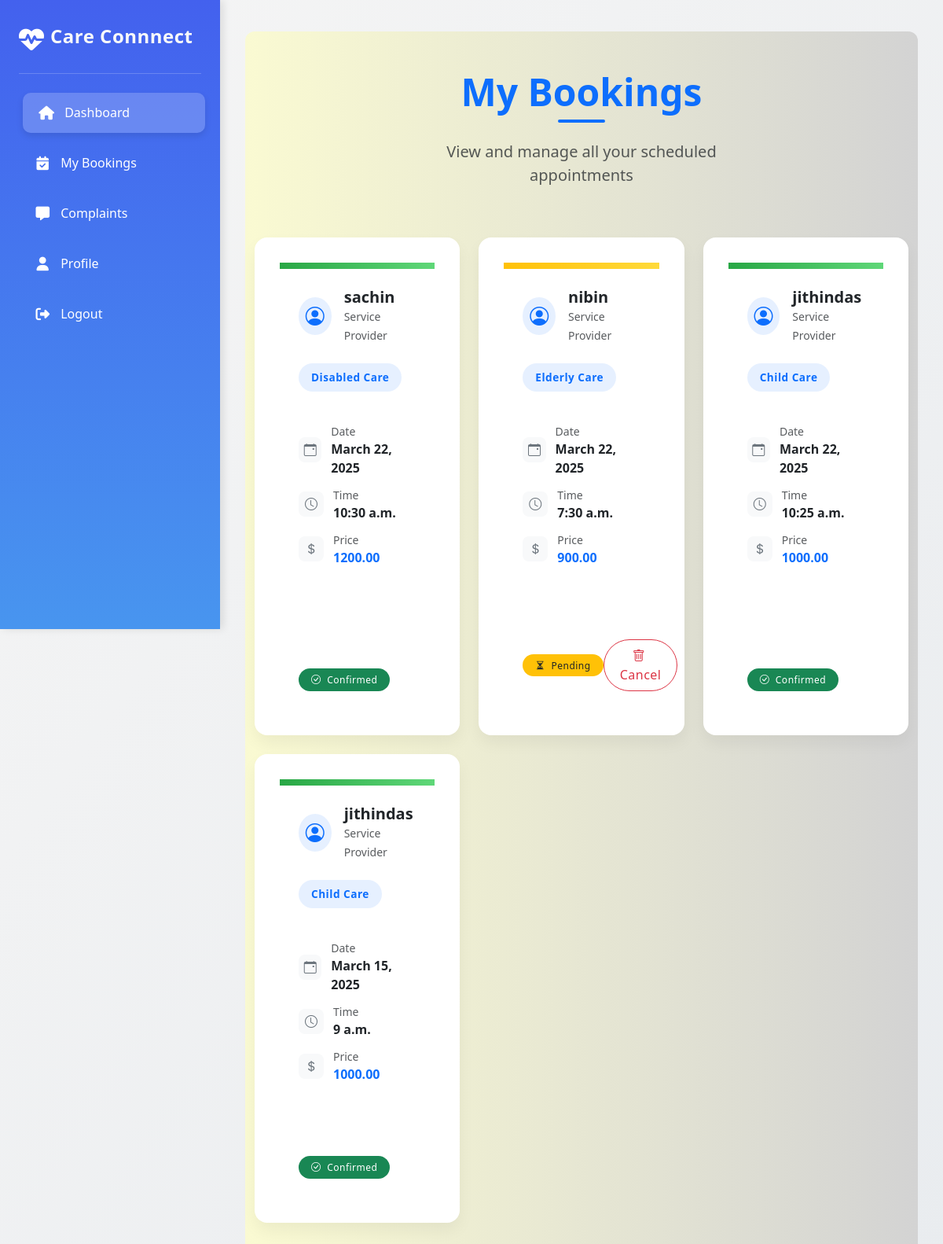
The page /user/user_bookings/ (signed in) on the database as committed earlier.
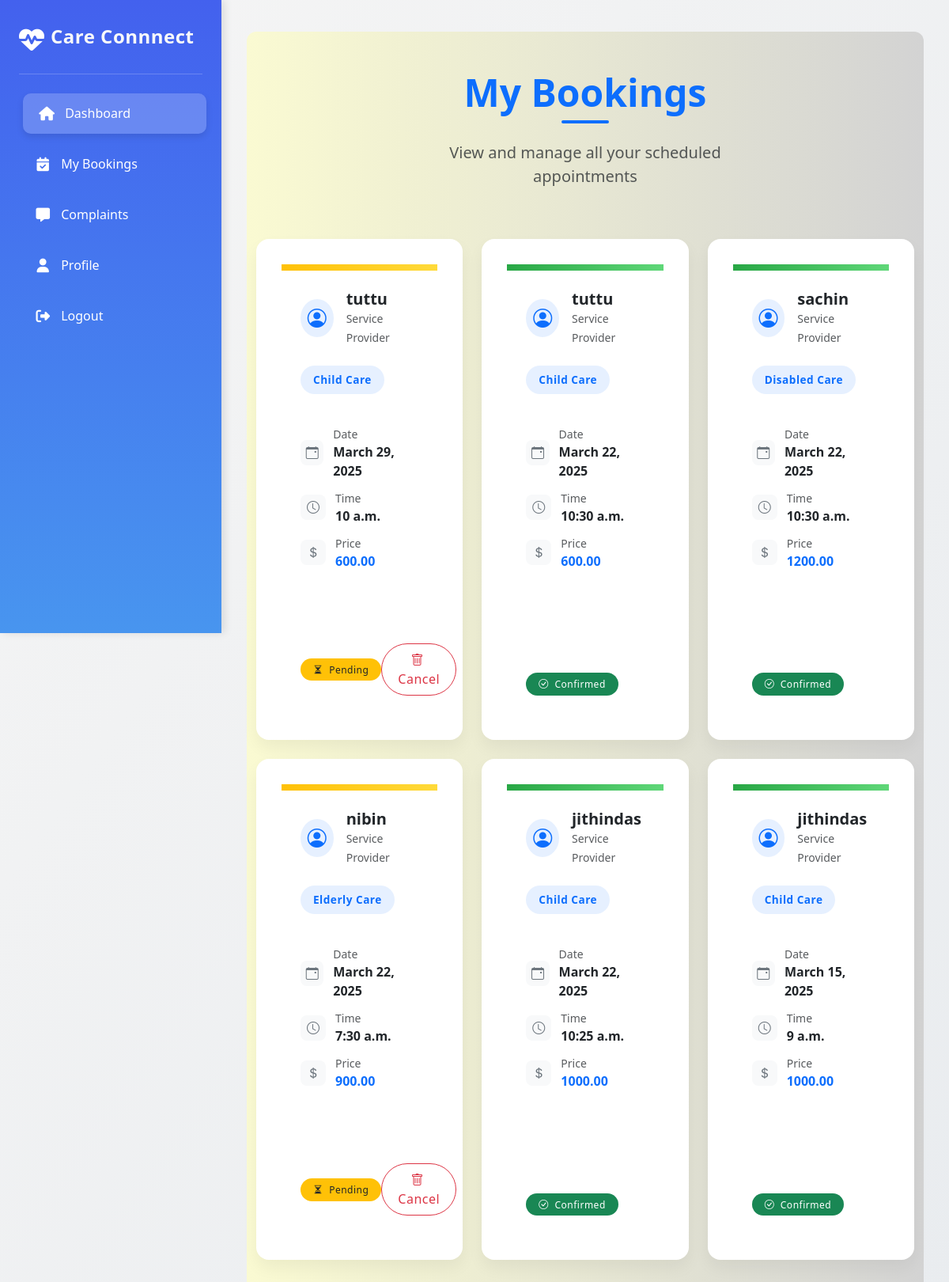
The same page on the database as committed later.
### admins/models.py (models this page shows, shortened)
class Booking_Model(models.Model):
    STATUS_CHOICES = [
        ('pending', 'Pending'),
        ('confirmed', 'Confirmed'),
        ('cancelled', 'Cancelled'),
    ]
    customer = models.ForeignKey(User, on_delete=models.CASCADE, related_name='customer_bookings')
    provider = models.ForeignKey(User, on_delete=models.CASCADE, related_name='provider_bookings')
    booking_date = models.DateField(default=timezone.now)
    booking_time = models.TimeField(default=timezone.now)
    status = models.CharField(max_length=20, choices=STATUS_CHOICES, default='pending')
    created_at = models.DateTimeField(auto_now_add=True)
    updated_at = models.DateTimeField(auto_now=True)

class User(AbstractUser):
    user_type = models.CharField(max_length=20, choices=[
        ('customer', 'Customer'),
        ('service_provider', 'Service Provider')
    ])

class Services_Model(models.Model):
    name=models.CharField(max_length=250)

### user/views.py (the view)
# urls.py: path('user_bookings/', User_Booking_List_View.as_view(), name='user_bookings'),
class User_Booking_List_View(LoginRequiredMixin, View):
    @method_decorator(service_provider_and_superuser_restriction)
    def get(self, request):
        bookings = Booking_Model.objects.filter(customer=request.user).order_by('-created_at')
        for booking in bookings:
            service = Provider_Services_Model.objects.filter(provider=booking.provider).first()
            booking.service_amount = service.amount if service else 0
            booking.service_name = service.service.name if service and service.service else "N/A"
        return render(request, 'user_bookings.html', {'bookings': bookings})

### user/views.py (called while the page is built)
def service_provider_and_superuser_restriction(view_func):
    @wraps(view_func)
    def _wrapped_view(request, *args, **kwargs):
        if request.user.is_authenticated and (request.user.user_type == 'service_provider' or request.user.is_superuser):
            return redirect('login')  # Redirect to the login page if the user is a service provider or superuser
        return view_func(request, *args, **kwargs)
    return _wrapped_view

### user/templates/user_bookings.html (shortened to what the changed rows need)
{% extends 'user.html' %}
{% block content %}
<div class="container my-2 py-5 main">
    <div class="row mb-5">
        <div class="col-12 text-center">
            <h2 class="display-5 fw-bold text-primary page-title">My Bookings</h2>
        </div>
    </div>
    {% if bookings %}
    <div class="row row-cols-1 row-cols-md-2 row-cols-lg-3 g-4">
        {% for booking in bookings %}
        <div class="col">
            <div class="card booking-card h-100">
                <div class="card-banner
                    {% if booking.status == 'pending' %}banner-pending
                    {% elif booking.status == 'confirmed' %}banner-confirmed
                    {% elif booking.status == 'cancelled' %}banner-cancelled{% endif %}">
                </div>
                <div class="card-body p-4">
                    <div class="d-flex align-items-center mb-4">
                        <div class="avatar-circle bg-primary bg-opacity-10">
                            <i class="bi bi-person-circle text-primary"></i>
                        </div>
                        <div class="ms-3">
                            <h5 class="fw-bold mb-0">{{ booking.provider.username }}</h5>
                            <span class="text-muted small">Service Provider</span>
                        </div>
                    </div>
                    <div class="service-badge mb-4 d-inline-block px-3 py-2 bg-primary bg-opacity-10 text-primary fw-semibold">
                        {{ booking.service_name }}
                    </div>
                    <div class="booking-details mt-3">
                        <div class="detail-row">
                            <div class="icon-container">
                                <i class="bi bi-calendar-event icon"></i>
                            </div>
                            <div>
                                <div class="text-muted small">Date</div>
                                <div class="fw-semibold">{{ booking.booking_date }}</div>
                            </div>
                        </div>
                        <div class="detail-row">
                            <div class="icon-container">
                                <i class="bi bi-clock icon"></i>
                            </div>
                            <div>
                                <div class="text-muted small">Time</div>
                                <div class="fw-semibold">{{ booking.booking_time }}</div>
                            </div>
                        </div>
                        <div class="detail-row">
                            <div class="icon-container">
                                <i class="bi bi-currency-dollar icon"></i>
                            </div>
                            <div>
                                <div class="text-muted small">Price</div>
                                <div class="fw-bold text-primary">{{ booking.service_amount }}</div>
                            </div>
                        </div>
                    </div>
                </div>
                <div class="card-footer border-0 bg-white p-4">
                    <div class="d-flex justify-content-between align-items-center">
                        <div>
                            {% if booking.status == 'pending' %}
                            <span class="status-badge badge rounded-pill bg-warning text-dark">
                                <i class="bi bi-hourglass-split me-1"></i> Pending
                            </span>
                            {% elif booking.status == 'confirmed' %}
                            <span class="status-badge badge rounded-pill bg-success">
                                <i class="bi bi-check-circle me-1"></i> Confirmed
                            </span>
                            {% elif booking.status == 'cancelled' %}
                            <span class="status-badge badge rounded-pill bg-danger">
                                <i class="bi bi-x-circle me-1"></i> Cancelled
                            </span>
                            {% endif %}
                        </div>
                        {% if booking.status == 'pending' %}
                        <a class="btn-action btn btn-outline-danger rounded-pill" href="{% url 'booking_delete' booking.id %}">
                            <i class="bi bi-trash me-1"></i> Cancel
                        </a>
                        {% endif %}
                    </div>
                </div>
            </div>
        </div>
        {% endfor %}
    </div>
    {% endif %}
</div>
{% endblock %}

Rows that differ between the two databases and show on the page:
added Booking_Model: provider.username "tuttu", service_name "Child Care", booking_date "March 29, 2025", booking_time "10 a.m.", service_amount "600.00", status "pending" (drawn)
added Booking_Model: provider.username "tuttu", service_name "Child Care", booking_date "March 22, 2025", booking_time "10:30 a.m.", service_amount "600.00", status "confirmed" (drawn)
